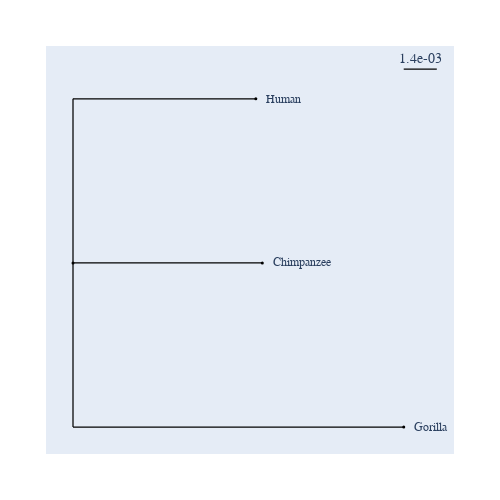

This figure's notebook cell:
### Code cell
tree = result_ffold.tree
fig = tree.get_figure()
fig.scale_bar = "top right"
fig.show(width=500, height=500)

### Figure 1 — Plotly figure (JSON) as saved in the notebook; plotly's stock layout.template omitted (floating-point values rounded to 4 significant figures)
{"data": [{"line": {"color": "black", "shape": "spline", "smoothing": 1.3, "width": 1.25}, "mode": "lines", "showlegend": false, "type": "scatter", "x": [null, null, 0, 0, null, 0, 0.007866, null, 0, 0, null, 0, 0.008146, null, 0, 0, null, 0, 0.01423, null], "y": [null, null, 0, 1.3, null, 1.3, 1.3, null, 0, 0, null, 0, 0, null, 0, -1.3, null, -1.3, -1.3, null]}, {"hoverinfo": "text", "marker": {"color": "black", "size": 3, "symbol": "circle"}, "mode": "markers", "showlegend": false, "text": ["root", "Human", "Chimpanzee", "Gorilla"], "type": "scatter", "x": [0, 0.007866, 0.008146, 0.01423], "y": [0, 1.3, 0, -1.3]}], "layout": {"annotations": [{"font": {"family": "Inconsolata, monospace", "size": 12}, "showarrow": false, "text": "Human", "textangle": 0, "x": 0.008222, "xanchor": "left", "xref": "x", "y": 1.3, "yref": "y"}, {"font": {"family": "Inconsolata, monospace", "size": 12}, "showarrow": false, "text": "Chimpanzee", "textangle": 0, "x": 0.008502, "xanchor": "left", "xref": "x", "y": 0, "yref": "y"}, {"font": {"family": "Inconsolata, monospace", "size": 12}, "showarrow": false, "text": "Gorilla", "textangle": 0, "x": 0.01459, "xanchor": "left", "xref": "x", "y": -1.3, "yref": "y"}, {"ax": 0, "ay": 0, "showarrow": false, "text": "1.4e-03", "x": 0.01494, "xref": "x", "y": 1.536, "yref": "y", "yshift": 10}], "autosize": true, "font": {"family": "Balto", "size": 14}, "height": 500, "hovermode": "closest", "margin": {"b": 50, "l": 50, "pad": 4, "r": 50, "t": 50}, "shapes": [{"line": {"color": "black", "width": 1.25}, "name": "scale_bar", "type": "line", "x0": 0.01423, "x1": 0.01565, "y0": 1.536, "y1": 1.536}], "showlegend": false, "width": 500, "xaxis": {"visible": false}, "yaxis": {"visible": false}}}
